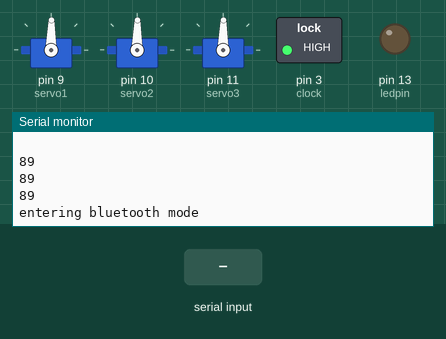
Simulated run of this sketch. Board: Arduino Uno, built with avr-gcc and run on an emulated ATmega328P. On the bench: 3 × servo, switched loads named in the sketch (green lamp = pin HIGH), output pins drawn as LEDs (lit = HIGH), the last lines printed to the serial monitor. Inputs (shaded band) come from the test bench. Pins used as bus, display or sensor lines are not drawn.

Above: at 1.3 s.
1.4 s: "*" received over the second serial link
At 1.51 s:
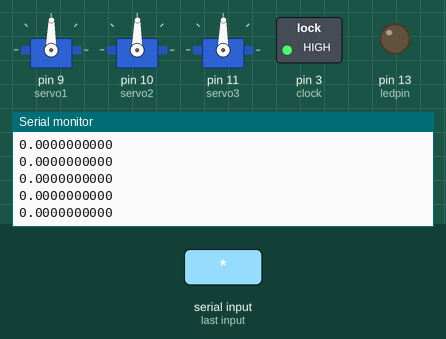
At 1.96 s:
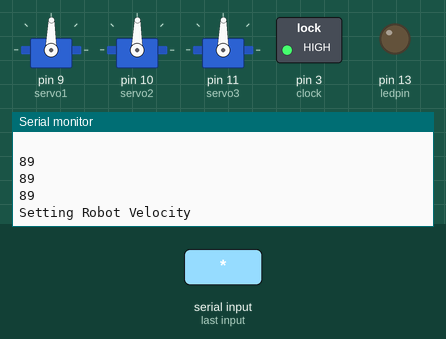

Measured:
- after the input at 1.4 s, the serial monitor: prints a new line at once (image 1)

The sketch:

omnibot_12_3.ino
```cpp
// TTU Swedish Bot, Built
//
// Interfacing the 8bit NES controller with Arduino Duemilanove
// And using it to control the 3 sweedish wheel omnibot

// Also has beginnings of ANDRIODD interface
/* INITIALIZATION */

#include <Servo.h>
#include <SoftwareSerial.h>// import the serial library

#define UP     0b00001000   //lookup map for NES controller
#define DOWN   0b00000100   // can be replaced, notice the shift
#define LEFT   0b00000010
#define RIGHT  0b00000001
#define SELECT 0b00100000
#define START  0b00010000
#define A      0b10000000
#define B      0b01000000

// user def funs prototypes here
float map_double(double x, double in_min, double in_max, double out_min, double out_max);
void set_velocity(float vel_x, float vel_y, float omega);

Servo servo1,servo2,servo3;  // create 3 servo objects to control the omnibot

float r=2.2; //wheel radius cm
float L=14;  //distance from
float vx=0,vy=0,w=0; // robot velocities
float cmds[3]={500,500,500}; // // robot velocities as array
char  flgs[3]={'!','@','#'};

int latch = 2; // set the latch pin - orange
int clock = 3; // set the clock pin - red
int datin = 4;// set the data in pin - yellow
byte controller_data = 0;
int ledpin = 13;
int buttons;
int btData; //characters from BT
int btFlag=1;

SoftwareSerial myBT(6, 7); // RX, TX

/* SETUP */
void setup() {

  myBT.begin(9600);
  Serial.begin(57600);
  pinMode(latch,OUTPUT);
  pinMode(clock,OUTPUT);
  pinMode(datin,INPUT);
  pinMode(ledpin, OUTPUT);

  digitalWrite(latch,HIGH);
  digitalWrite(clock,HIGH);

  servo1.attach(9);  // attaches the servo on pin 9 to the servo object
  servo2.attach(10);  // attaches the servo on pin 10 to the servo object
  servo3.attach(11);  // attaches the servo on pin 11 to the servo object

  set_velocity(cmds[0],cmds[1],cmds[2]);
}

/* THIS READS DATA FROM THE controller */
  void controllerRead() {
  controller_data = 0;
  digitalWrite(latch,LOW);
  digitalWrite(clock,LOW);

  digitalWrite(latch,HIGH);
  delayMicroseconds(2);
  digitalWrite(latch,LOW);

  controller_data = digitalRead(datin);

  for (int i = 1; i <= 7; i ++) {
    digitalWrite(clock,HIGH);
    delayMicroseconds(2);
    controller_data = controller_data << 1;
    controller_data = controller_data + digitalRead(datin) ;
    delayMicroseconds(4);
    digitalWrite(clock,LOW);
  }
}

/* THE LED, SERVO, AND SERIAL MONITOR PROGRAM */
void loop() {

  //set the robot velocity

  Serial.println("Setting Robot Velocity");
  set_velocity(cmds[0],cmds[1],cmds[2]);

  if (btFlag)
  {
    // Bluetooth Communication Mode
    Serial.println("entering bluetooth mode");
    int i=0;
    while((i<3)&&btFlag)
    {
      int waiting=1;
      int reading=1;
      while(waiting&&btFlag)
      {
        while(!myBT.available());
        btData=myBT.read();
        if (btData==flgs[i])
        {
          waiting=0;
        }else if (btData=='*')
        {
          Serial.println("exiting bluetooth mode");
          btFlag=0;
        }
      }
      //Serial.println("exiting complete1");
      if (btFlag)
      {
        float valu=0;
        for(int j=0;j<3;j++)
        {
          while(!myBT.available());
          btData=myBT.read();
          //Serial.println(btData, DEC);
          valu=valu+(btData-48)*pow(10,2-j);
          //Serial.println(valu, DEC);
        }
        //Serial.println(valu, DEC);
        cmds[i]=valu;
        //Serial.println(cmds[i], 2);

        //Serial.println("Command Received");

      }
      i++;
    }

  }
}

// this fuction maps a double from one range to another
float map_double(float x, double in_min, double in_max, double out_min, double out_max){
  return (x - in_min) * (out_max - out_min) / (in_max - in_min) + out_min;
}

// this function takes in three robot velocites, vel_x, vel_y, omega
// and maps them to proper values and commands the servos to drive the robot
void set_velocity(float vel_x, float vel_y, float omega){
  //omega=-omega;
  vel_x=vel_x-500;
  vel_y=vel_y-500;
  omega=omega-500;
  Serial.println(vel_x,DEC);
  Serial.println(vel_y,DEC);
  Serial.println(omega,DEC);
  delay(100);
  float w1=(-vel_y+L*omega)*(1/r);                            // kinematic equations for omnibot
  float w2=(-0.5*sqrt(3)*vel_x + 0.5*vel_y + L*omega)*(1/r);  // compute wheel vels from robot vels
  float w3=(0.5*sqrt(3)*vel_x + 0.5*vel_y + L*omega)*(1/r);
  Serial.println(w1,DEC);
  Serial.println(w2,DEC);
  Serial.println(w3,DEC);
  Serial.println(' ');
  // scale it to use it with the servo (value between 0 and 180)
  // set the servo velocity according to the scaled value


  float mn1=-100;
  float mn2=-100;//magic numbers - derive later
  float mn3=-100;
  float mx1=100;
  float mx2=100;
  float mx3=100;
  int w1_deg=map_double(w1, mn1, mx1, 0, 179);
  int w2_deg=map_double(w2, mn1, mx1, 0, 179);
  int w3_deg=map_double(w3, mn1, mx1, 0, 179);
  Serial.println(w1_deg,DEC);
  Serial.println(w2_deg,DEC);
  Serial.println(w3_deg,DEC);
  servo1.write(w1_deg);
  servo2.write(w2_deg);
  servo3.write(w3_deg);

}
// controller Scheme A
  /*
  if (controller_data==UP){
    vx=vx+.05;
    }

  if (controller_data==DOWN){
    vx=vx-.05;
   }

  if (controller_data==LEFT){
    vy=vy+.05;
    }

  if (controller_data==RIGHT){
    vy=vy-.05;
   }

  if (controller_data==(LEFT&B)){
    w=w-.002;
   }

  if (controller_data==(RIGHT&B)){
    w=w+.002;
   }

  if (controller_data==(START&SELECT)){
    vx=0;vy=0;w=0;
   }
  */
```
